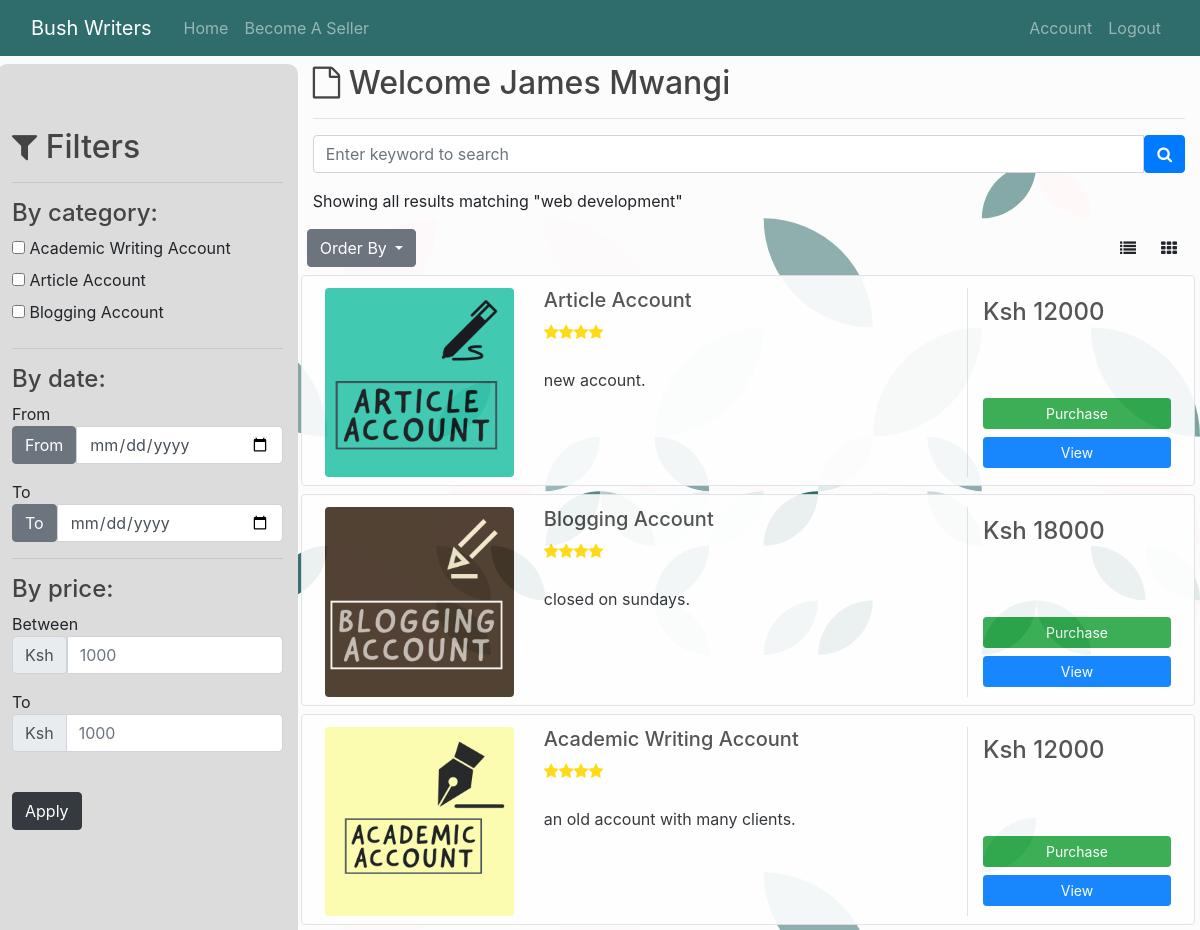
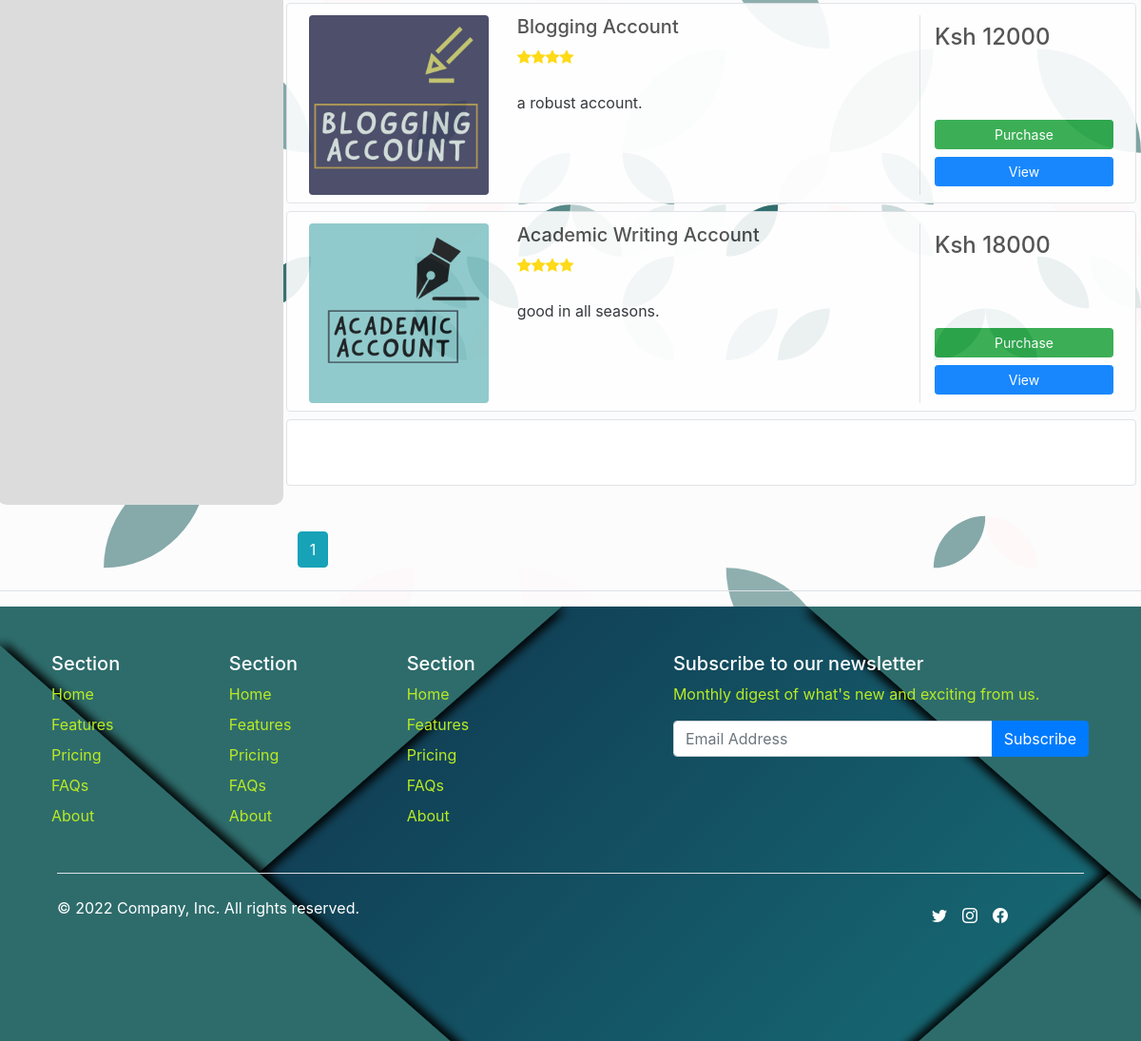
Screenshot of / (signed in) with the database file from the repository (2 pictures, top to bottom).
### models/users.py (models this page shows, shortened)
class User(UserMixin ,db.Model):
    __tablename__ = 'user'
    id = db.Column(db.Integer, primary_key = True)
    username = db.Column(db.String(150), nullable = False)
    email = db.Column(db.String(120), unique=True, nullable = False)
    phone_number = db.Column(db.Integer, unique=True, nullable = False)
    password = db.Column(db.String(350), nullable = False)
    profile_photo = db.Column(db.String(80), nullable=True, default='default_profile.gif')
    date_created = db.Column(db.DateTime (timezone = True), default = func.now())
    active = db.Column(db.Boolean, default=True)
    profile_description = db.Column(db.String(100), default = 'Hello There 👋')
    admin = db.Column(db.Boolean(), default=False)
    account = db.relationship('Account', backref = 'user', passive_deletes = True)
    images = db.relationship('Image', backref = 'user', passive_deletes = True )

### models/accounts.py (models this page shows, shortened)
class Account(db.Model):
    STATUS_AVAILABLE = 0
    STATUS_ON_PROGRESS = 1
    STATUS_VERIFICATION_STAGE = 2
    STATUS_SUCCESSFUL_STAGE = 3
    STATUS_DISPUTED_STAGE = 4
    __tablename__ = 'account'
    account_id = db.Column(db.Integer, primary_key = True)
    account_type = db.Column(db.Enum(AccountType), default = AccountType.ACADEMIC_WRITING_ACCOUNT)
    account_name = db.Column(db.String(80), nullable = False)
    description = db.Column(db.String(120), nullable = False)
    brand = db.Column(db.String(60), nullable = False)
    price = db.Column(db.Integer, nullable = False)
    status = db.Column(db.SmallInteger, default=STATUS_AVAILABLE)
    account_creation_date = db.Column(db.Date, nullable = False)
    time_posted = db.Column(db.DateTime (timezone = True), default = func.now())
    user_id = db.Column(db.Integer, db.ForeignKey('user.id', ondelete = 'CASCADE'))
    images = db.relationship('Image', backref = 'account', passive_deletes = True, lazy='dynamic' )

### main/views.py (the view, shortened to what this page needs)
@main.route('/', methods = ['GET', 'POST'])
def viewpage():
    page = request.args.get('page', 1, type=int)
    account = Account.query.filter_by(status = 0).paginate(page=page, per_page=10)
    search_form = Search()
    purchase_form = Payment_Method()
    return render_template('view.html', account=account, logged_in_user=current_user, purchase_form = purchase_form, form = search_form)

### templates/view.html (shortened to what this page needs)
{% extends 'base.html' %}
{% block stylesheets %}
    <link href="https://cdnjs.cloudflare.com/ajax/libs/font-awesome/4.7.0/css/font-awesome.min.css" rel="stylesheet">
    <link rel="stylesheet" type="text/css" href="{{ url_for('static', filename='css/styles.css') }}" >
    <link rel="stylesheet" type="text/css" href="{{ url_for('static', filename='css/home_listing.css') }}" >
    <link href="https://stackpath.bootstrapcdn.com/bootstrap/4.4.1/css/bootstrap.min.css" rel="stylesheet">
{% endblock stylesheets %}
{% block content %}
<div class="container">
    <div class="row">
    <div class="col-md-12">
        <div class="grid search">
        <div class="grid-body">
            <div class="row">
            <div class="col-md-3 filter">
                <form action="">
                    <h2 class="grid-title"><i class="fa fa-filter"></i> Filters</h2>
                    <hr>
                    <h4>By category:</h4>
                    <div class="checkbox">
                    <label><input type="checkbox" class="icheck"> Academic Writing Account</label>
                    </div>
                    <div class="checkbox">
                    <label><input type="checkbox" class="icheck"> Article Account</label>
                    </div>
                    <div class="checkbox">
                    <label><input type="checkbox" class="icheck"> Blogging Account</label>
                    </div>
                    <hr>
                    <h4>By date:</h4>
                    From
                    <div class="input-group mb-3">
                        <button type="button" class="btn btn-secondary">From</button>
                        <input type="date" class="form-control" aria-label="Text input with segmented dropdown button">
                    </div>
                    To
                    <div class="input-group mb-3">
                        <button type="button" class="btn btn-secondary">To</button>
                        <input type="date" class="form-control" aria-label="Text input with segmented dropdown button">
                    </div>
                    <hr>
                    <h4>By price:</h4>
                    Between
                    <div class="input-group mb-3">
                        <span class="input-group-text">Ksh</span>
                        <input type="number" placeholder="1000" min="1000" max="50000" class="form-control" aria-label="Dollar amount (with dot and two decimal places)">
                    </div>
                    To
                    <div class="input-group mb-3">
                        <div class="input-group-prepend">
                          <span class="input-group-text">Ksh</span>
                        </div>
                        <input type="number" placeholder="1000" min="1000" max="50000" class="form-control" aria-label="Amount (to the nearest dollar)">
                      </div>
                    <br>
                <button type="button" class="btn btn-dark">Apply</button>
                </form>
            </div>
            <div class="col-md-9">
                {% if logged_in_user %}
                    <h2><i class="fa fa-file-o"></i> Welcome {{ logged_in_user.username | title }}</h2>
                {% else %}
                    <h2><i class="fa fa-file-o"></i> Welcome </h2>
                {% endif %}
                <hr>
                <form action="{{ url_for('main.search_results') }}" method="POST">
                    <div class="input-group">
                        <div class="input-group mb-3">
                            {% if form.keyword.errors %}
                                {{ form.keyword(class="form-control form-control-lg is-invalid") }}
                                <div class="invalid-feedback">
                                    {% for error in form.keyword.errors %}
                                        <span>{{ error }}</span>
                                    {% endfor %}
                                </div>
                            {% else %}
                                {{ form.keyword(class="form-control", placeholder='Enter keyword to search') }}
                            {% endif %}
                            <span class="input-group-btn">
                                <button class="btn btn-primary" name = 'search' type="submit"><i class="fa fa-search"></i></button>
                            </span>
                        </div>
                    </div>
                </form>
                <p>Showing all results matching "web development"</p>
                <div class="row">
                <div class="dropdown col-sm-6">
                    <div class="btn-group">
                        <button class="btn btn-secondary dropdown-toggle" type="button" id="dropdownMenuButton" data-toggle="dropdown" aria-haspopup="true" aria-expanded="false">
                        Order By
                        </button>
                    </div>
                </div>
                <div class="col-md-6 text-right">
                    <div class="btn-group">
                    <button type="button" class="btn btn-default active"><i class="fa fa-list"></i></button>
                    <button type="button" class="btn btn-default"><i class="fa fa-th"></i></button>
                    </div>
                </div>
                </div>
                {% block search %}
                <div class="container mt-2 mb-5">
                    <div class="d-flex justify-content-center row">
                        <div class="col-md-10">
                            {% for item in account.items %}
                                <div class="row p-2  border rounded mb-2 listing-item">
                                    {% set account_id = item.account_id %}
                                    {% set random_no = range(1, 4)|random|string() %}
                                    {% if item.account_type.value == 'article_account' %}
                                    <div class="col-md-3 no_bg_color mt-1"><img class="img-fluid img-responsive rounded" src="{{url_for('static', filename='images/img/article'+random_no+'.png')}}"></div>
                                    {% elif item.account_type.value == 'academic_writing_account' %}
                                    <div class="col-md-3 no_bg_color mt-1"><img class="img-fluid img-responsive rounded" src="{{url_for('static', filename='images/img/academic'+random_no+'.png')}}"></div>
                                    {% else %}
                                    <div class="col-md-3 no_bg_color mt-1"><img class="img-fluid img-responsive rounded" src="{{url_for('static', filename='images/img/blog'+random_no+'.png')}}"></div>
                                    {% endif %}
                                    <div class="col-md-6 mt-1">
                                        <h5>{{ item.account_type.value | replace("_", "  ") | title }}</h5>
                                        <div class="d-flex flex-row">
                                            <div class="ratings mr-2"><i class="fa fa-star"></i><i class="fa fa-star"></i><i class="fa fa-star"></i><i class="fa fa-star"></i></div>
                                        </div>
                                        <br>
                                        <p class="text-justify text-truncate para mb-0"> {{ item.description }}.<br><br></p>
                                    </div>
                                    <div class="align-items-center align-content-center col-md-3 no_bg_color border-left mt-1">
                                        <div class="d-flex flex-row align-items-center">
                                            <h4 class="mr-1">Ksh {{ item.price }}</h4>
                                        </div>
                                        <div class="d-flex flex-column position_btn">
                                                <button class="btn btn-success btn-sm btn-purchase" type="button" data-toggle="modal" data-target="#exampleModal">
                                                    Purchase
                                                </button>
                                                <button class="btn btn-primary btn-sm mt-2" type="button">
                                                    View
                                                </button>
                                        </div>
                                    </div>
                                </div>
                            {% endfor %}
                        {% endblock search %}
                            <div class="row p-2 bg-white border rounded mt-2">
                                <div class="col-md-6 mt-1">
                                    <p class="text-justify text-truncate para home-end mb-0">There are many variations of passages of Lorem Ipsum available,
                                        <br>
                                        <br>
                                    </p>
                                </div>
                            </div>
                        </div>
                    </div>
                </div>
                {% block search_pagination %}
                {% for page_number in account.iter_pages(left_edge=1, right_edge=1, left_current=1, right_current=2) %}
                        {% if page_number %}
                            {% if account.page == page_number %}
                                <a class="btn btn-info mb-4" href="{{ url_for('main.viewpage', page=page_number) }}">{{ page_number }}</a>
                            {% else %}
                                <a class="btn btn-outline-info mb-4" href="{{ url_for('main.viewpage', page=page_number) }}">{{ page_number }}</a>
                            {% endif %}
                        {% else %}
                                ...
                        {% endif %}
                {% endfor %}
                {% endblock search_pagination %}
            </div>
            </div>
        </div>
        </div>
    </div>
    </div>
    </div>
{% endblock content %}
{% block footer %}
<div class="border-top pt-3"></div>
<div class="footer-container">
  <footer class="py-5">
    <div class="row">
      <div class="col-6 col-md-2 mb-3">
        <h5 class="text-white">Section</h5>
        <ul class="nav flex-column">
          <li class="nav-item mb-2 footer-color"><a href="#" class="nav-link p-0 footer-color">Home</a></li>
          <li class="nav-item mb-2 footer-color"><a href="#" class="nav-link p-0 footer-color">Features</a></li>
          <li class="nav-item mb-2 footer-color"><a href="#" class="nav-link p-0 footer-color">Pricing</a></li>
          <li class="nav-item mb-2 footer-color"><a href="#" class="nav-link p-0 footer-color">FAQs</a></li>
          <li class="nav-item mb-2 footer-color"><a href="#" class="nav-link p-0 footer-color">About</a></li>
        </ul>
      </div>
      <div class="col-6 col-md-2 mb-3">
        <h5 class="text-white">Section</h5>
        <ul class="nav flex-column">
          <li class="nav-item mb-2"><a href="#" class="nav-link p-0 footer-color">Home</a></li>
          <li class="nav-item mb-2"><a href="#" class="nav-link p-0 footer-color">Features</a></li>
          <li class="nav-item mb-2"><a href="#" class="nav-link p-0 footer-color">Pricing</a></li>
          <li class="nav-item mb-2"><a href="#" class="nav-link p-0 footer-color">FAQs</a></li>
          <li class="nav-item mb-2"><a href="#" class="nav-link p-0 footer-color">About</a></li>
        </ul>
      </div>
      <div class="col-6 col-md-2 mb-3">
        <h5 class="text-white">Section</h5>
        <ul class="nav flex-column">
          <li class="nav-item mb-2"><a href="#" class="nav-link p-0 footer-color">Home</a></li>
          <li class="nav-item mb-2"><a href="#" class="nav-link p-0 footer-color">Features</a></li>
          <li class="nav-item mb-2"><a href="#" class="nav-link p-0 footer-color">Pricing</a></li>
          <li class="nav-item mb-2"><a href="#" class="nav-link p-0 footer-color">FAQs</a></li>
          <li class="nav-item mb-2"><a href="#" class="nav-link p-0 footer-color">About</a></li>
        </ul>
      </div>
      <div class="col-md-5 offset-md-1 mb-3">
        <form>
          <h5 class="text-white">Subscribe to our newsletter</h5>
          <p class="footer-color">Monthly digest of what's new and exciting from us.</p>
          <div class="input-group">
            <input type="text" class="form-control" placeholder="Email Address" aria-label="Recipient's email input" aria-describedby="button-addon4">
            <div class="input-group-append" id="button-addon4">
              <button class="btn btn-primary" type="button">Subscribe</button>
            </div>
          </div>
        </form>
      </div>
    </div>
    <div class="d-flex flex-column flex-sm-row justify-content-between py-4 my-4 border-top">
      <p class="text-white">&copy; 2022 Company, Inc. All rights reserved.</p>
      <ul class="list-unstyled d-flex">
        <i class="bi bi-twitter p-2 text-white"></i>
        <i class="bi bi-instagram p-2 text-white"></i>
        <i class="bi bi-facebook p-2 text-white"></i>
        <li class="ms-3"><a class="text-white" href="#"><svg class="bi" width="24" height="24"><use xlink:href="#twitter"/></svg></a></li>
        <li class="ms-3"><a class="link-dark" href="#"><svg class="bi" width="24" height="24"><use xlink:href="#instagram"/></svg></a></li>
        <li class="ms-3"><a class="link-dark" href="#"><svg class="bi" width="24" height="24"><use xlink:href="#facebook"/></svg></a></li>
      </ul>
    </div>
  </footer>
</div>
{% endblock footer %}

### rows the page displays
User: username "James Mwangi"
Account: account_type.value "Article Account", description "new account", price "12000"
Account: shows a picture, account_type.value "Blogging Account", description "closed on sundays", price "18000"
Account: shows a picture, account_type.value "Academic Writing Account", description "an old account with many clients", price "12000"
Account: shows a picture, account_type.value "Blogging Account", description "a robust account", price "12000"
Account: shows a picture, account_type.value "Academic Writing Account", description "good in all seasons", price "18000"

### other values shown
{{ page_number }} "1"
